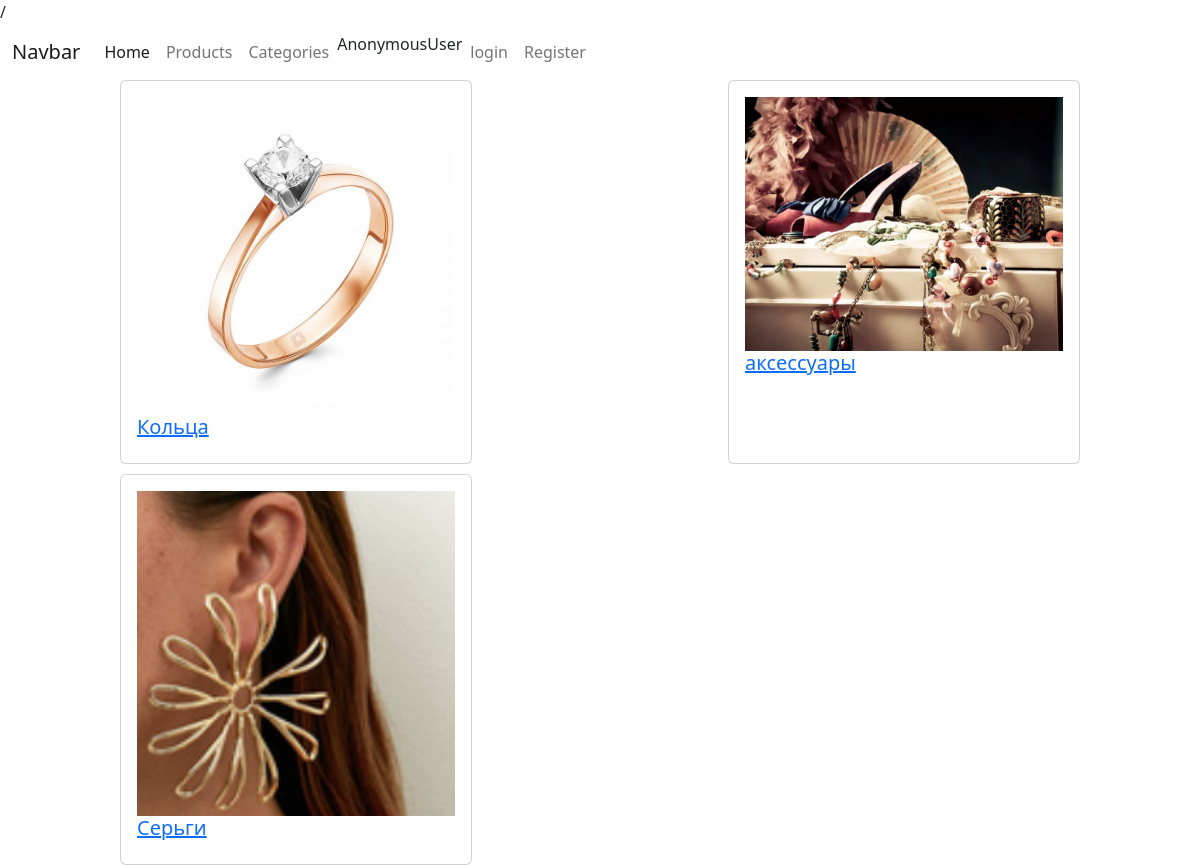
Page /categories/ on the committed database.
### products/models.py (models this page shows)
class Category(models.Model):
    name = models.CharField(max_length=200)
    image = models.ImageField()

### products/views.py (the view)
# urls.py: path('categories/', CategoriesCBV.as_view()),
class CategoriesCBV(ListView):
    queryset = Category.objects.all()
    template_name = 'categories/index.html'
    def get(self, request, **kwargs):
        return render(request, self.template_name, context={
            'cat': Category.objects.all(),
        })

### templates/categories/index.html (shortened to what this page needs)
{% extends 'layouts/index.html' %}
{% block content %}
    <div class="products">
        {% for i in cat %}
            <div class="card" style="width: 22rem;">
                <div class="card-body">
                    {% if i.image %}
                        <img class="pr_image" src="/media/{{ i.image }}/">
                    {% endif %}
                    <h5><a href="/categories/{{ i.id }}/">{{ i.name }}</a></h5>
                </div>
            </div>
        {% endfor %}
    </div>
{% endblock %}

### templates/categories/index.html (style rules this page uses)
.products { width: 80%; margin-left: 10%; display: flex; flex-wrap: wrap; gap: 10px; justify-content: space-between; }
.pr_image { width: 100%; }
.card { width: 200px; }

### rows in the picture
Category: image (picture), name "Кольца"
Category: image (picture), name "аксессуары"
Category: image (picture), name "Серьги"

### other values in the picture
{{ user }} "AnonymousUser"
